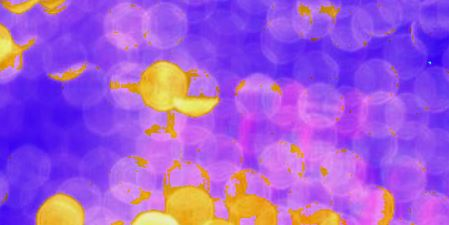
#> input picture torch_dir/Project1_FullyConnectedNN_FashionMNIST/sample.JPG, 449 x 225 px, found by its file name
$ jupyter execute 5_How_to_use_mouse_in_OpenCV.ipynb
#> lines starting #> are read from the running program, lines starting #| are printed output that depends on the picture; after the words box and inside, x2 and y2 are one past the last pixel; in counts of white or black regions, pixels touching at a corner belong together
# <font style="color:rgb(50,120,229)"> How to use the Mouse in OpenCV </font>

We can detect mouse events like *left-click*, *right-click* or *position* of the mouse on the window using OpenCV. For doing that, we need to create a **named window** and assign a **callback function** to the window. We will see how it is done in the code.

The code given below draws a circle on the image. You first mark the center of the circle and then drag the mouse according to the radius desired. Multiple circles can be drawn. 'c' is used to clear the screen (the circles) and pressing 'ESC' terminates the program. We will see the detailed code in the code video. For now, let's just focus on the callback function.

```python
def drawCircle(action, x, y, flags, userdata):
  # Referencing global variables
  global center, circumference
  # Action to be taken when left mouse button is pressed
  if action==cv2.EVENT_LBUTTONDOWN:
    center=[(x,y)]
    # Mark the center
    cv2.circle(source, center[0], 1, (255,255,0), 2, cv2.LINE_AA );

  # Action to be taken when left mouse button is released
  elif action==cv2.EVENT_LBUTTONUP:
    circumference=[(x,y)]
    # Calculate radius of the circle
    radius = math.sqrt(math.pow(center[0][0]-circumference[0][0],2)+math.pow(center[0][1]-circumference[0][1],2))
    # Draw the circle
    cv2.circle(source, center[0], int(radius), (0,255,0),2, cv2.LINE_AA)
    cv2.imshow("Window",source)
```

**`drawCircle`** the callback function is called when there is a mouse event like left click ( indicated by **`EVENT_LBUTTONDOWN`** ). The coordinates relative to the namedWindow is captured by this function in the variables (x,y). The function records the points of the circle’s center and a point on the circumference, hence allowing us to draw the desired circle on the image.

This is how the callback function is used:

```python
# highgui function called when mouse events occur
cv2.setMouseCallback("Window", drawCircle)
```

### <font style="color:rgb(8,133,37)">Function Syntax </font>

The function syntax for [**`cv2.setMouseCallback`**](https://docs.opencv.org/4.1.0/d7/dfc/group__highgui.html#ga89e7806b0a616f6f1d502bd8c183ad3e) is as follows.

``` python
cv.setMouseCallback(winname, onMouse, userdata	)
```

**Parameters**

- **`winname`** -	Name of the window.
- **`onMouse`** -	Callback function for mouse events.
- **`userdata`** -	The optional parameter passed to the callback.

### <font style="color:rgb(8,133,37)">Python [ Highgui - Mouse] [ using_the_mouse_for_annotation.py ]</font>

[cell 1]
import cv2
import math

This program shows how highgui enables us to take mouse inputs. In this code we use mouse input to draw a circle on an image. The mouse is dragged from the center to one of the points on the circumference. ‘c’ can be pressed to remove the drawn circles.

[cell 2]
# Lists to store the points
center=[]
circumference=[]

`drawCircle` is the callback function associated with the namedwindow. It is called when there is a mouse event like left click ( indicated by `EVENT_LBUTTONDOWN` ).

The coordinates relative to the namedWindow is captured by this function in the variables `(x,y)`. The function records the points of the circle’s center and a point on the circumference, hence allowing us to draw the desired circle on the image.

[cell 3]
def drawCircle(action, x, y, flags, userdata):
  # Referencing global variables
  global center, circumference
  # Action to be taken when left mouse button is pressed
  if action==cv2.EVENT_LBUTTONDOWN:
    center=[(x,y)]
    # Mark the center
    cv2.circle(source, center[0], 1, (255,255,0), 2, cv2.LINE_AA );

    # Action to be taken when left mouse button is released
  elif action==cv2.EVENT_LBUTTONUP:
    circumference=[(x,y)]
    # Calculate radius of the circle
    radius = math.sqrt(math.pow(center[0][0]-circumference[0][0],2)+
                        math.pow(center[0][1]-circumference[0][1],2))
    # Draw the circle
    cv2.circle(source, center[0], int(radius), (0,255,0),2,
                    cv2.LINE_AA)
    cv2.imshow("Window",source)

This is the main function. We read the image, setup the mouse callback function and loops till the ESC character is pressed.

We use the `setMouseCallback` function to assign the function `drawCircle` defined above to the window named "Window"

[cell 4]
source = cv2.imread("../data/images/sample.jpg",1)
#> source is the input picture: shape (225, 449, 3); mean B, G, R 215.5, 89.3, 160.7
# Make a dummy image, will be useful to clear the drawing
dummy = source.copy()
cv2.namedWindow("Window")
# highgui function called when mouse events occur
cv2.setMouseCallback("Window", drawCircle)
k = 0
# loop until escape character is pressed
while k!=27 :

    cv2.imshow("Window", source)
    cv2.putText(source,'''Choose center, and drag,
                      Press ESC to exit and c to clear''' ,
              (10,30), cv2.FONT_HERSHEY_SIMPLEX,
              0.7,(255,255,255), 2 );
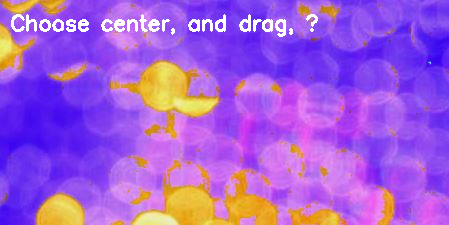
#> source: shape (225, 449, 3); 1.86% of pixels changed, all inside (x1, y1, x2, y2) = (11, 14, 318, 37)
    k = cv2.waitKey(20) & 0xFF
#> (key Esc is pressed here)
    # Another way of cloning
    if k==99:
        source= dummy.copy()


cv2.destroyAllWindows()
